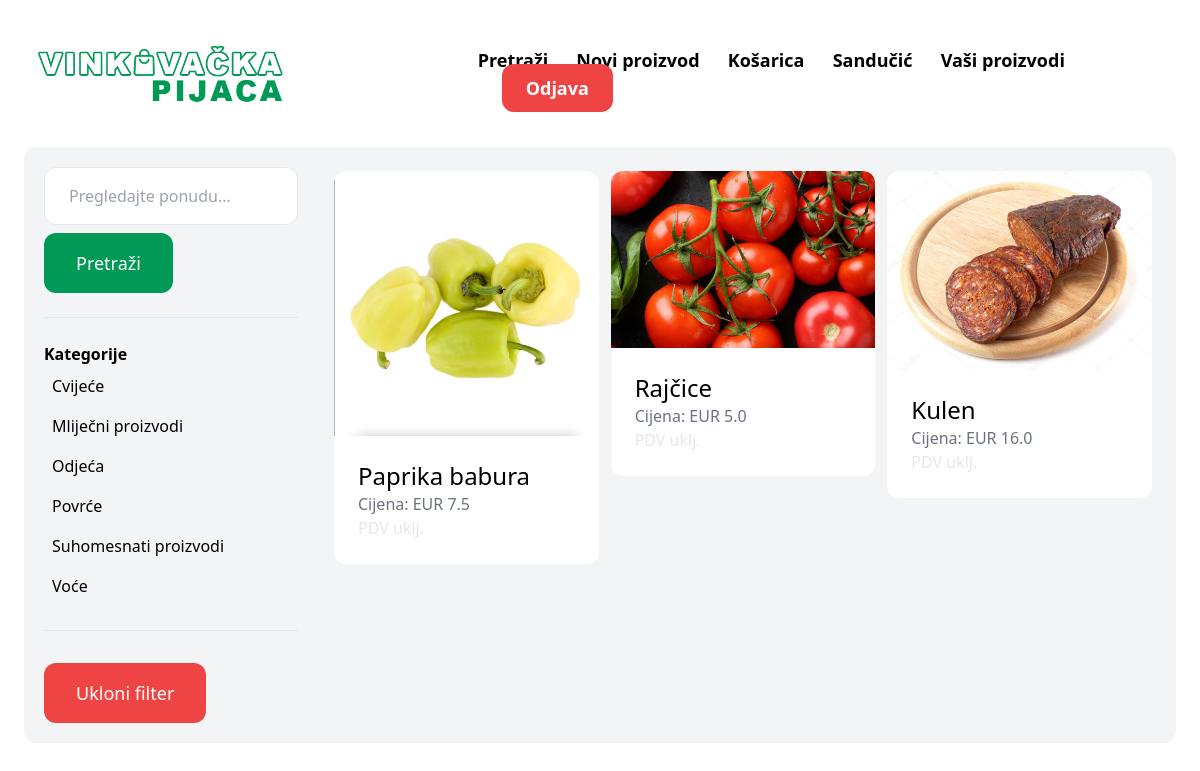
Screenshot of /items/ (signed in) with the database file from the repository.
### item/models.py (models this page shows, shortened)
class Category(models.Model):
    title = models.CharField(max_length=255)
    class Meta:
        ordering = ('title',)
        verbose_name_plural = 'Categories'

class Item(models.Model):
    category = models.ForeignKey(Category, related_name='items', on_delete=models.CASCADE)
    title = models.CharField(max_length=255)
    description = models.TextField(blank=True, null=True)
    price = models.FloatField()
    image = models.ImageField(upload_to='item_images', blank=True, null=True)
    created_at = models.DateTimeField(auto_now_add=True)
    created_by = models.ForeignKey(User, related_name='items', on_delete=models.CASCADE)

### item/views.py (the view)
# urls.py: path('items/', views.items, name='items'),
def items(request):
    query = request.GET.get('query', '')
    categories = Category.objects.all()
    category_id = request.GET.get('category', 0)
    items = Item.objects.all()
    if category_id:
        items = items.filter(category_id=category_id)
    if query:
        items = items.filter(Q(title__icontains=query) | Q(description__icontains=query))
    context = {
        'items': items,
        'query': query,
        'categories': categories,
        'category_id': int(category_id),
    }
    return render(request, 'item/items.html', context)

### item/templates/item/items.html (shortened to what this page needs)
{% extends 'home/base.html' %}
{% block content %}
    <div class="p-3 grid grid-cols-4 gap-4 bg-gray-100 rounded-xl">
        <div class="col-span-1 px-2 py-2">
            <form method="get" action="{% url 'item:items' %}">
                <input name="query" class="w-full py-4 px-6 border rounded-xl" type="text" value="{{ query }}" placeholder="Pregledajte ponudu...">
                <button id="inb" class="mt-2 py-4 px-8 text-lg text-white rounded-xl">Pretraži</button>
            </form>
            <hr class="my-6">
            <p class="font-semibold"><b>Kategorije</b></p>
            <ul>
                {% for category in categories %}
                    <li class="py-2 px-2 rounded-xl{% if category.id == category_id %} bg-gray-200{% endif %}">
                        <a href="{% url 'item:items' %}?query={{ query }}&category={{ category.id }}">{{ category.title }}</a>
                    </li>
                {% endfor %}
            </ul>
            <hr class="my-6">
            <ul>
                <li>
                    <a href="{% url 'item:items' %}" class="mt-2 py-4 px-8 inline-block text-lg rounded-xl text-white bg-red-500 hover:bg-red-700">Ukloni filter</a>
                </li>
            </ul>
        </div>
        <div class="col-span-3">
            <div class="grid grid-cols-3 gap-3 py-3 px-3">
                {% for item in items %}
                    <div class="hover:scale-105 ease-in-out duration-300">
                        <a href="{% url 'item:detail' item.id %}">
                            <div>
                                <img src="{{ item.image.url }}" class="rounded-t-xl">
                            </div>
                            <div class="p-6 bg-white rounded-b-xl">
                                <h2 class="text-2xl">{{ item.title }}</h2>
                                <p class="text-gray-500">Cijena: EUR {{ item.price }}</p>
                                <p class="text-gray-200">PDV uklj.</p>
                            </div>
                        </a>
                    </div>
                {% endfor %}
            </div>
        </div>
    </div>
{% endblock %}

### home/templates/home/base.html (style rules this page uses)
#inb { background-color: #009956; }

### rows the page displays
Category: title "Cvijeće"
Category: title "Mliječni proizvodi"
Category: title "Odjeća"
Category: title "Povrće"
Category: title "Suhomesnati proizvodi"
Category: title "Voće"
Item: image (picture), title "Paprika babura", price "7.5"
Item: image (picture), title "Rajčice", price "5.0"
Item: image (picture), title "Kulen", price "16.0"
